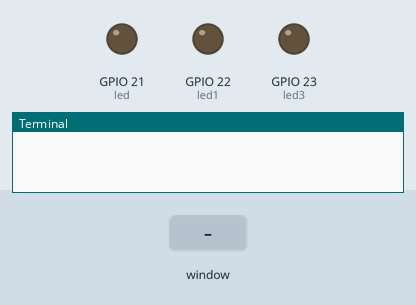
The program below on a simulated Raspberry Pi (BCM pin numbers). On the bench: output pins drawn as LEDs (lit = HIGH), the last lines printed to the terminal. The inputs (shaded band) are chosen by the test bench. No MQTT or app messages arrive unless stated; the desktop window is not drawn, its controls go by their first labels and the mouse button is held 0.15 s.

Above: at 1.2 s.
1.3 s: control labelled "MOTOR1 ON" in the window clicked
At 2.5 s:
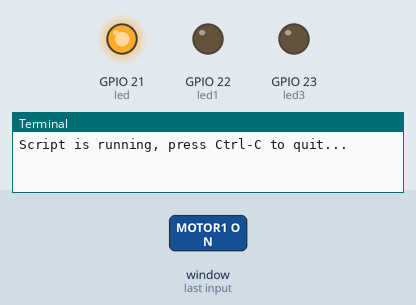
2.8 s: control labelled "MOTOR2 ON" in the window clicked
At 3.7 s:
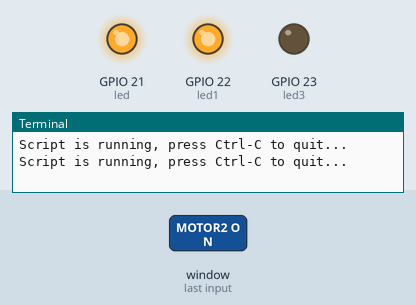
4.3 s: control labelled "MOTOR_SPEED_H" in the window clicked
At 4.8 s:
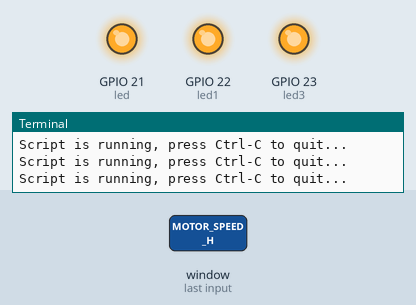
5.8 s: control labelled "MOTOR1 DIR_R" in the window clicked
At 7.0 s:
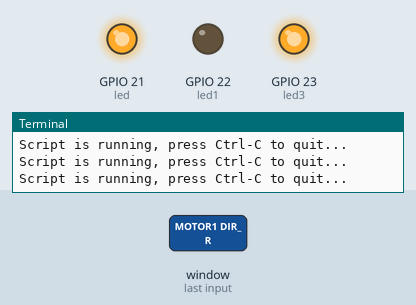
7.3 s: control labelled "MOTOR1 ON" in the window clicked
At 8.3 s:
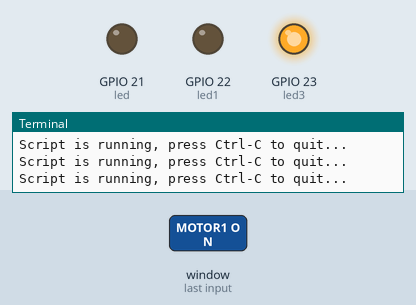
8.8 s: control labelled "MOTOR2 DIR_R" in the window clicked
At 9.5 s:
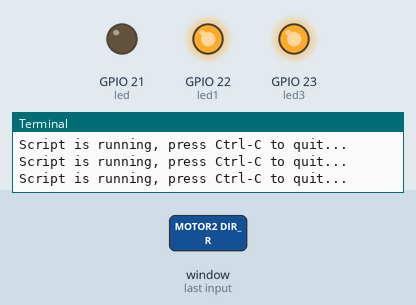
Timing chart, 0 to 11.3 s (numbered marks = the images above; inputs shaded):
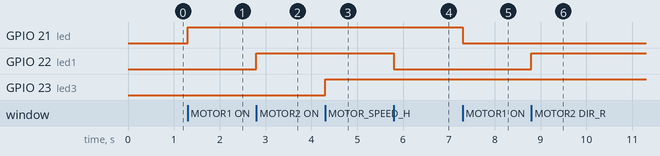

Measured:
- after the input at 1.3 s, GPIO 21 (led): LOW → HIGH at once
- after the input at 2.8 s, GPIO 22 (led1): LOW → HIGH at once
- after the input at 4.3 s, GPIO 23 (led3): LOW → HIGH at once
- after the input at 5.8 s, GPIO 22 (led1): HIGH → LOW at once
- after the input at 7.3 s, GPIO 21 (led): HIGH → LOW at once
- after the input at 8.8 s, GPIO 22 (led1): LOW → HIGH at once

The program:

rasp_gui.py
```python
from tkinter import *
from tkinter.ttk import *
from gpiozero import LED
import sys
import time
import RPi.GPIO as GPIO
import paho.mqtt.client as mqtt

led = LED(21)
led1 = LED(22)
led3 = LED(23)
motor1CurrentRpm = 0
motor2CurrentRpm = 0
defaultRpmIncrementAndDecrementSpeed = 2

# create the main window of the application
# main window object named root
root = Tk()
# giving title to the main window
root.title("First_Program")
root.geometry('700x450')


# function to validate mark entry
def only_numbers(char):
    return char.isdigit()


validation = root.register(only_numbers)


def change_text(obj, message):
    obj.config(text=message)


def set_text_input(obj, text):
    obj.delete(0, "end")
    obj.insert(0, text)


def motor_1_increase_speed(target, no):
    global motor1CurrentRpm
    motor1CurrentRpm = motor1CurrentRpm + int(no.get())
    change_text(target, motor1CurrentRpm)


def motor_2_increase_speed(target, no):
    global motor2CurrentRpm
    motor2CurrentRpm = motor2CurrentRpm + int(no.get())
    change_text(target, motor2CurrentRpm)


def motor_1_decrease_speed(target, no):
    global motor1CurrentRpm
    motor1CurrentRpm = motor1CurrentRpm - int(no.get())
    change_text(target, motor1CurrentRpm)


def motor_2_decrease_speed(target, no):
    global motor2CurrentRpm
    motor2CurrentRpm = motor2CurrentRpm - int(no.get())
    change_text(target, motor2CurrentRpm)


def toggleLED():
    led.toggle()
    if led.is_lit:
        change_text(motorBtn_1, "MOTOR1 OFF")
        change_text(welcome_message, "MOTOR1_OFF")
        client = mqtt.Client()
        client.connect('localhost', 1883, 60)
        client.loop_start()
        print('Script is running, press Ctrl-C to quit...')
        if True:
            client.publish('motor1_onoff', '0')
    else:
        change_text(motorBtn_1, "MOTOR1 ON")
        change_text(welcome_message, "MOTOR1_ON")
        client = mqtt.Client()
        client.connect('localhost', 1883, 60)
        client.loop_start()
        print('Script is running, press Ctrl-C to quit...')
        if True:
            client.publish('motor1_onoff', '1')


def toggleLED1():
    led1.toggle()
    if led1.is_lit:
        change_text(motorBtn_2, "MOTOR2 OFF")
        change_text(welcome_message, "MOTOR2_oFF")
        client = mqtt.Client()
        client.connect('localhost', 1883, 60)
        client.loop_start()
        print('Script is running, press Ctrl-C to quit...')
        if True:
            client.publish('motor2_onoff', '0')
    else:
        change_text(motorBtn_2, "MOTOR2 ON")
        client = mqtt.Client()
        client.connect('localhost', 1883, 60)
        client.loop_start()
        print('Script is running, press Ctrl-C to quit...')
        if True:
            client.publish('motor2_onoff', '1')


def toggleLED2():
    led1.toggle()
    if led1.is_lit:
        change_text(motorBtn_3, "MOTOR1 DIR_R")
        client = mqtt.Client()
        client.connect('localhost', 1883, 60)
        client.loop_start()
        print('Script is running, press Ctrl-C to quit...')
        if True:
            client.publish('motor1_dir', '0')
    else:
        change_text(motorBtn_3, "MOTOR1 DIR_L")
        client = mqtt.Client()
        client.connect('localhost', 1883, 60)
        client.loop_start()
        print('Script is running, press Ctrl-C to quit...')
        if True:
            client.publish('motor1_dir', '1')


def toggleLED3():
    led1.toggle()
    if led1.is_lit:
        client = mqtt.Client()
        client.connect('localhost', 1883, 60)
        client.loop_start()
        print('Script is running, press Ctrl-C to quit...')
        if True:
            client.publish('motor_speed', '0')
    else:
        change_text(motor2DirectionControlButton, "MOTOR2 DIR_L")
        change_text(welcome_message, "MOTOR2 DIR_L")
        client = mqtt.Client()
        client.connect('localhost', 1883, 60)
        client.loop_start()
        print('Script is running, press Ctrl-C to quit...')
        if True:
            client.publish('motor2_dir', '1')


def toggleLED4():
    led3.toggle()
    if led3.is_lit:
        change_text(motorSpeedControlButton, "MOTOR_SPEED_H")
        client = mqtt.Client()
        client.connect('localhost', 1883, 60)
        client.loop_start()
        print('Script is running, press Ctrl-C to quit...')
        if True:
            client.publish('motorspeed', '0')
    else:
        change_text(motorSpeedControlButton, "MOTOR_SPEED_L")
        client = mqtt.Client()
        client.connect('localhost', 1883, 60)
        client.loop_start()
        print('Script is running, press Ctrl-C to quit...')
        if True:
            client.publish('motorspeed', '1')


welcome_message = Label(root, text="Welcome to my app")

motorBtn_1 = Button(root, command=toggleLED, text="MOTOR1 ON")
motorBtn_2 = Button(root, command=toggleLED1, text="MOTOR2 ON")
motorBtn_3 = Button(root, command=toggleLED2, text="MOTOR1 DIR_R")
motor2DirectionControlButton = Button(root, command=toggleLED3, text="MOTOR2 DIR_R")
motorSpeedControlButton = Button(root, command=toggleLED4, text="MOTOR_SPEED_H")
exitButton = Button(root, command=root.destroy, text="Exit")

# new
currentRpmLabel = Label(root, text="current rpm")
motor1CurrentRpmLabel = Label(root, text=motor1CurrentRpm)
motor2CurrentRpmLabel = Label(root, text=motor2CurrentRpm)
speedIncrementLabel = Label(root, text="Speed increment (rmp)")
motor1SpeedInput = Entry(root, validate="key", validatecommand=(validation, '%S'))
motor2SpeedInput = Entry(root, validate="key", validatecommand=(validation, '%S'))
motor1IncreaseSpeedBtn = Button(root, text="Increase Speed",
                                command=lambda: motor_1_increase_speed(motor1CurrentRpmLabel, motor1SpeedInput))
motor1DecreaseSpeedBtn = Button(root, text="Decrease Speed",
                                command=lambda: motor_1_decrease_speed(motor1CurrentRpmLabel, motor1SpeedInput))
motor2IncreaseSpeedBtn = Button(root, text="Increase Speed",
                                command=lambda: motor_2_increase_speed(motor2CurrentRpmLabel, motor2SpeedInput))
motor2DecreaseSpeedBtn = Button(root, text="Decrease Speed",
                                command=lambda: motor_2_decrease_speed(motor2CurrentRpmLabel, motor2SpeedInput))
# end

# setting default rpm
set_text_input(motor1SpeedInput, defaultRpmIncrementAndDecrementSpeed)
set_text_input(motor2SpeedInput, defaultRpmIncrementAndDecrementSpeed)

welcome_message.place(relx=0.35)
speedIncrementLabel.place(x=300, y=30)
currentRpmLabel.place(x=480, y=30)

# motor 1 set alignment
motor1DecreaseSpeedBtn.place(x=30, y=50)
motorBtn_1.place(x=170, y=50)
motor1SpeedInput.place(x=300, y=50)
motor1CurrentRpmLabel.place(x=480, y=50)
motor1IncreaseSpeedBtn.place(x=550, y=50)
# motor 2 set alignment
motor2DecreaseSpeedBtn.place(x=30, y=110)
motorBtn_2.place(x=170, y=110)
motor2SpeedInput.place(x=300, y=110)
motor2CurrentRpmLabel.place(x=480, y=110)
motor2IncreaseSpeedBtn.place(x=550, y=110)

motorBtn_3.place(x=170, y=170)
motor2DirectionControlButton.place(x=170, y=230)
motorSpeedControlButton.place(x=170, y=290)
exitButton.place(relx=0.45, rely=0.8)

# it tells the code to keep displaying
root.mainloop()
```
